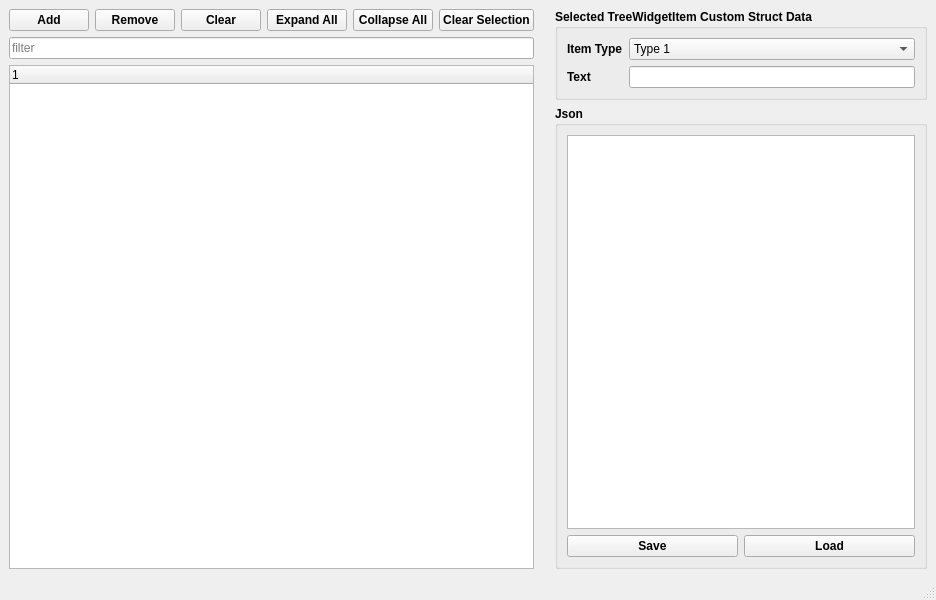
<?xml version="1.0" encoding="UTF-8"?>
<ui version="4.0">
 <class>MainWindow</class>
 <widget class="QMainWindow" name="MainWindow">
  <property name="geometry">
   <rect>
    <x>0</x>
    <y>0</y>
    <width>936</width>
    <height>600</height>
   </rect>
  </property>
  <property name="windowTitle">
   <string>QTreeWidget Example - by Gabriel Christo</string>
  </property>
  <widget class="QWidget" name="centralwidget">
   <layout class="QHBoxLayout" name="horizontalLayout_3">
    <item>
     <layout class="QVBoxLayout" name="verticalLayout_2">
      <item>
       <layout class="QHBoxLayout" name="horizontalLayout">
        <item>
         <widget class="QPushButton" name="mButtonAdd">
          <property name="font">
           <font>
            <weight>75</weight>
            <bold>true</bold>
           </font>
          </property>
          <property name="text">
           <string>Add</string>
          </property>
         </widget>
        </item>
        <item>
         <widget class="QPushButton" name="mButtonRemove">
          <property name="font">
           <font>
            <weight>75</weight>
            <bold>true</bold>
           </font>
          </property>
          <property name="text">
           <string>Remove</string>
          </property>
         </widget>
        </item>
        <item>
         <widget class="QPushButton" name="mButtonClear">
          <property name="font">
           <font>
            <weight>75</weight>
            <bold>true</bold>
           </font>
          </property>
          <property name="text">
           <string>Clear</string>
          </property>
         </widget>
        </item>
        <item>
         <widget class="QPushButton" name="mButtonExpand">
          <property name="sizePolicy">
           <sizepolicy hsizetype="Minimum" vsizetype="Fixed">
            <horstretch>0</horstretch>
            <verstretch>0</verstretch>
           </sizepolicy>
          </property>
          <property name="font">
           <font>
            <weight>75</weight>
            <bold>true</bold>
           </font>
          </property>
          <property name="text">
           <string>Expand All</string>
          </property>
         </widget>
        </item>
        <item>
         <widget class="QPushButton" name="mButtonCollapse">
          <property name="sizePolicy">
           <sizepolicy hsizetype="Minimum" vsizetype="Fixed">
            <horstretch>0</horstretch>
            <verstretch>0</verstretch>
           </sizepolicy>
          </property>
          <property name="font">
           <font>
            <weight>75</weight>
            <bold>true</bold>
           </font>
          </property>
          <property name="text">
           <string>Collapse All</string>
          </property>
         </widget>
        </item>
        <item>
         <widget class="QPushButton" name="mButtonClearSelection">
          <property name="font">
           <font>
            <weight>75</weight>
            <bold>true</bold>
           </font>
          </property>
          <property name="text">
           <string>Clear Selection</string>
          </property>
         </widget>
        </item>
       </layout>
      </item>
      <item>
       <widget class="QLineEdit" name="mFilterLineEdit">
        <property name="placeholderText">
         <string>filter</string>
        </property>
       </widget>
      </item>
      <item>
       <widget class="QTreeWidget" name="mTreeWidget">
        <column>
         <property name="text">
          <string notr="true">1</string>
         </property>
        </column>
       </widget>
      </item>
     </layout>
    </item>
    <item>
     <spacer name="horizontalSpacer">
      <property name="orientation">
       <enum>Qt::Horizontal</enum>
      </property>
      <property name="sizeType">
       <enum>QSizePolicy::Minimum</enum>
      </property>
      <property name="sizeHint" stdset="0">
       <size>
        <width>15</width>
        <height>15</height>
       </size>
      </property>
     </spacer>
    </item>
    <item>
     <layout class="QVBoxLayout" name="verticalLayout">
      <item>
       <widget class="QGroupBox" name="groupBox_2">
        <property name="font">
         <font>
          <weight>75</weight>
          <bold>true</bold>
         </font>
        </property>
        <property name="title">
         <string>Selected TreeWidgetItem Custom Struct Data</string>
        </property>
        <layout class="QGridLayout" name="gridLayout">
         <item row="0" column="0">
          <widget class="QLabel" name="label">
           <property name="font">
            <font>
             <weight>75</weight>
             <bold>true</bold>
            </font>
           </property>
           <property name="text">
            <string>Item Type</string>
           </property>
          </widget>
         </item>
         <item row="0" column="1">
          <widget class="QComboBox" name="mItemTypeCombo">
           <property name="font">
            <font>
             <weight>50</weight>
             <bold>false</bold>
            </font>
           </property>
           <item>
            <property name="text">
             <string>Type 1</string>
            </property>
           </item>
           <item>
            <property name="text">
             <string>Type 2</string>
            </property>
           </item>
           <item>
            <property name="text">
             <string>Type 3</string>
            </property>
           </item>
          </widget>
         </item>
         <item row="1" column="0">
          <widget class="QLabel" name="label_2">
           <property name="font">
            <font>
             <weight>75</weight>
             <bold>true</bold>
            </font>
           </property>
           <property name="text">
            <string>Text</string>
           </property>
          </widget>
         </item>
         <item row="1" column="1">
          <widget class="QLineEdit" name="mItemLineEdit">
           <property name="font">
            <font>
             <weight>50</weight>
             <bold>false</bold>
            </font>
           </property>
           <property name="placeholderText">
            <string/>
           </property>
          </widget>
         </item>
        </layout>
       </widget>
      </item>
      <item>
       <widget class="QGroupBox" name="groupBox">
        <property name="font">
         <font>
          <weight>75</weight>
          <bold>true</bold>
         </font>
        </property>
        <property name="title">
         <string>Json</string>
        </property>
        <layout class="QGridLayout" name="gridLayout_2">
         <item row="0" column="0">
          <widget class="QPlainTextEdit" name="mJsonOutput">
           <property name="font">
            <font>
             <pointsize>8</pointsize>
             <weight>50</weight>
             <bold>false</bold>
            </font>
           </property>
           <property name="undoRedoEnabled">
            <bool>false</bool>
           </property>
           <property name="readOnly">
            <bool>true</bool>
           </property>
           <property name="textInteractionFlags">
            <set>Qt::NoTextInteraction</set>
           </property>
           <property name="placeholderText">
            <string/>
           </property>
          </widget>
         </item>
         <item row="1" column="0">
          <layout class="QHBoxLayout" name="horizontalLayout_2">
           <item>
            <widget class="QPushButton" name="mButtonSaveJson">
             <property name="text">
              <string>Save</string>
             </property>
            </widget>
           </item>
           <item>
            <widget class="QPushButton" name="mButtonLoadJson">
             <property name="text">
              <string>Load</string>
             </property>
            </widget>
           </item>
          </layout>
         </item>
        </layout>
       </widget>
      </item>
     </layout>
    </item>
   </layout>
  </widget>
  <widget class="QMenuBar" name="menubar">
   <property name="geometry">
    <rect>
     <x>0</x>
     <y>0</y>
     <width>936</width>
     <height>20</height>
    </rect>
   </property>
  </widget>
  <widget class="QStatusBar" name="statusbar"/>
 </widget>
 <resources/>
 <connections/>
</ui>
